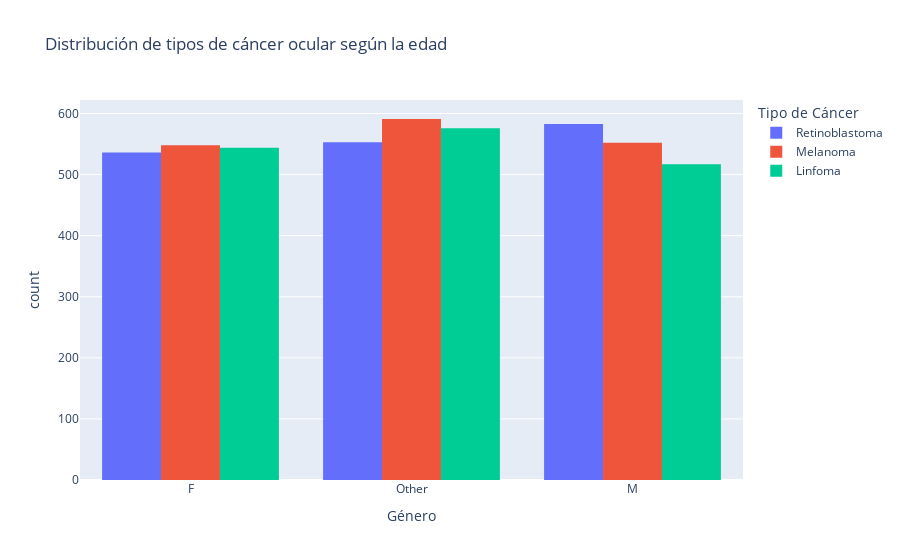

This figure's notebook cell:
### Code cell
fig = px.histogram(df, x="Género", color="Tipo de Cáncer", barmode="group",
                   labels={"Edad": "Edad", "Tipo de Cáncer": "Tipo de Cáncer"},
                    category_orders={"Tipo de Cáncer": ["Retinoblastoma", "Melanoma", "Linfoma"]},
                    color_discrete_sequence=px.colors.qualitative.Plotly,
                   title="Distribución de tipos de cáncer ocular según la edad")
fig.show()
#Pruebas estadisicas Chi-cuadrado para evaluar la asociación entre el tipo de cáncer ocular y las variables categóricas.
#Prueba de Chi-cuadrado para evaluar la asociación entre el tipo de cá
contingency_table = pd.crosstab(df["Tipo de Cáncer"], df["Género"])
print("Tabla de contingencia:")
print(contingency_table)
chi2, p, dof, expected = stats.chi2_contingency(contingency_table)
print("Chi-cuadrado:", chi2)
print("Valor p:", p)
#Interpretación de los resultados
if p < 0.05:
    print("Hay una asociación significativa entre el tipo de cáncer ocular y el género.")
else:
      print("No hay una asociación significativa entre el tipo de cáncer ocular y el género.")

### Figure 1 — Plotly figure (JSON) as saved in the notebook; plotly's stock layout.template omitted (floating-point values rounded to 4 significant figures; data arrays with more than 128 entries replaced by an {"elided": "..."} marker saying what was removed)
{"data": [{"alignmentgroup": "True", "bingroup": "x", "hovertemplate": "Tipo de Cáncer=Retinoblastoma<br>Género=%{x}<br>count=%{y}<extra></extra>", "legendgroup": "Retinoblastoma", "marker": {"color": "#636EFA", "pattern": {"shape": ""}}, "name": "Retinoblastoma", "offsetgroup": "Retinoblastoma", "orientation": "v", "showlegend": true, "type": "histogram", "x": {"elided": "1672 str values"}, "xaxis": "x", "yaxis": "y"}, {"alignmentgroup": "True", "bingroup": "x", "hovertemplate": "Tipo de Cáncer=Melanoma<br>Género=%{x}<br>count=%{y}<extra></extra>", "legendgroup": "Melanoma", "marker": {"color": "#EF553B", "pattern": {"shape": ""}}, "name": "Melanoma", "offsetgroup": "Melanoma", "orientation": "v", "showlegend": true, "type": "histogram", "x": {"elided": "1691 str values"}, "xaxis": "x", "yaxis": "y"}, {"alignmentgroup": "True", "bingroup": "x", "hovertemplate": "Tipo de Cáncer=Linfoma<br>Género=%{x}<br>count=%{y}<extra></extra>", "legendgroup": "Linfoma", "marker": {"color": "#00CC96", "pattern": {"shape": ""}}, "name": "Linfoma", "offsetgroup": "Linfoma", "orientation": "v", "showlegend": true, "type": "histogram", "x": {"elided": "1637 str values"}, "xaxis": "x", "yaxis": "y"}], "layout": {"barmode": "group", "legend": {"title": {"text": "Tipo de Cáncer"}, "tracegroupgap": 0}, "title": {"text": "Distribución de tipos de cáncer ocular según la edad"}, "xaxis": {"anchor": "y", "domain": [0, 1], "title": {"text": "Género"}}, "yaxis": {"anchor": "x", "domain": [0, 1], "title": {"text": "count"}}}}
